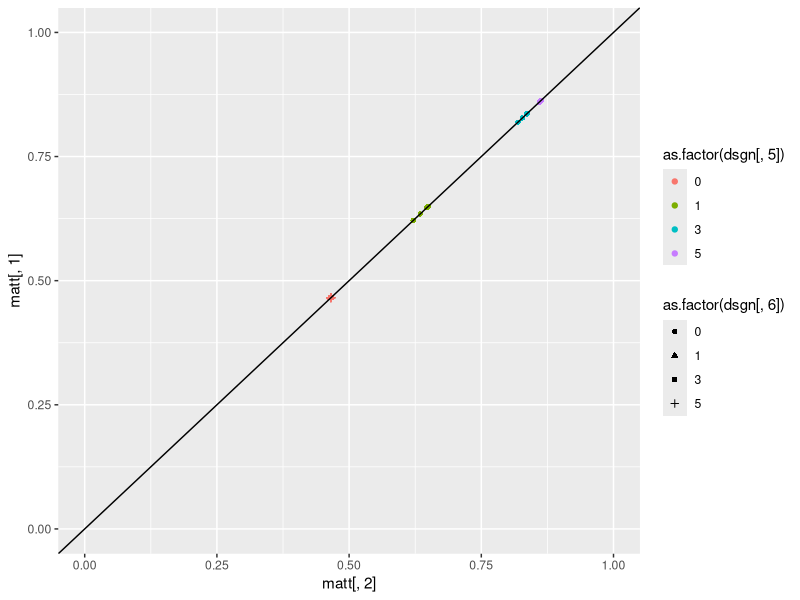
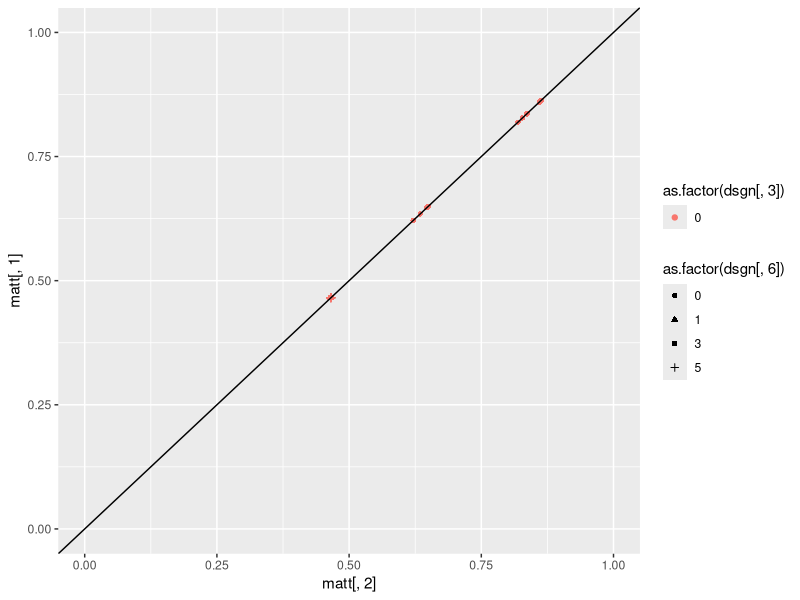

The R script that drew these images, in order: (Note: this script raises an error after producing the figures.)
####
# This code sets determines how different parameter settings influence diff= P(y2=1|X1=X2=1)-P(y2=1|X1=X2=0)
#
#

# 1 to be determined
# 2 no effect (good at zero)
# 3 must be zero
# 4 ==0.5 (high)
# 5 ==2    (high)
# 6 ==0    (zero)
# 7 ==0.5 (high)

######################################################################## Design of experiment
lvls <- list(NA)

fixlev<-c(0,0.5)  # levels for not interesting parameters
#seqlev<-round(seq(0,4,0.3333),3)  # levels for  interesting parameters
seqlev<-c(0,1,2) # levels for  interesting parameters

lvls[[1]] <- c(0)  # violation

lvls[[2]] <- c(0, 1, 3, 5)

lvls[[3]] <- c(0) 

lvls[[4]] <- c(0, 1, 3, 5) 

lvls[[5]] <- c(0, 1, 3, 5)

lvls[[6]] <-c(0, 1, 3, 5)

lvls[[7]] <- c(0) # violation

lvls[[8]] <- c(0)

lvls[[9]] <- c(0)

lvls[[10]] <- c(0)

lvls[[11]] <- c(0, 1,  2)

interceptc<-(0)  # intercept for C1 and C2
intercepty<-(-1)   # intercept for Y1 and Y2
intercepth<-(-1)  #intercept for H
interceptz<-0.5
interceptx<-0.5

### factorial design
dsgn <- as.matrix(expand.grid(lvls[[1]], lvls[[2]], lvls[[3]], lvls[[4]], lvls[[5]], lvls[[6]], lvls[[7]], lvls[[8]], lvls[[9]], lvls[[10]], lvls[[11]]))
dim(dsgn)
dim(dsgn)[1]

# only null
dsgn<-dsgn[dsgn[,5]==0|dsgn[,6]==0,]


i<-1
dsgn[i,]<-dsgn[dsgn[,5]==5& dsgn[,2]==5,][1,]
######################################################################## 
### CALCULATE TRUE VALUES OF diff
matt <- matrix(0, dim(dsgn)[1], 2)

for (i in c(1:dim(dsgn)[1])) {
truetheta11 <- 0
kk <- 1
individual <- matrix(0, 8, 8)

 myH<-0
 myZ<-0
 myX1<-1
 myX2<-1
    for (c2i in 0:1) {
        for (y1i in 0:1) {
            for (c1i in 0:1) {
                individual[kk, 1:3] <- c(y1i, c1i, c2i)
 
                # P(C1=1 or =0)
                pc1<-1/(1+exp(-(interceptc )))
                aa <- (as.numeric(c1i == 1) * (pc1) + as.numeric(c1i == 0) * (1-pc1))

                # P(Y1=1 or =0|C1,X1)
                py1<-1/(1+exp(-(intercepty + dsgn[i, 5]*c1i + dsgn[i, 3]*myX1 + dsgn[i, 8]*myH)))
                bb <- as.numeric(y1i == 1) * (py1) + as.numeric(y1i == 0) * (1 - py1)

                # P(C2=1 or =0|C1,X1)
                pc2<-(1/(1+exp(-(interceptc + dsgn[i, 4]*c1i + dsgn[i, 6]*myX1))))
                cc <- as.numeric(c2i == 1) * (pc2)  + as.numeric(c2i == 0)*(1-pc2)
                
                # P(Y2=1|C2,X2,Y1)
                dd <- (as.numeric(y1i == 1) * 1 + as.numeric(y1i == 0) * ( (1/(1+exp(-(intercepty+dsgn[i, 9]*myZ + dsgn[i, 5]*c2i + dsgn[i, 3]*myX2 + dsgn[i, 8]*myH)))) ))                

                individual[kk, 5:8] <- c(aa, bb, cc, dd)
		
                # Product
                individual[kk, 4] <- aa * bb * cc * dd
                truetheta11 <- truetheta11 + individual[kk, 4]   

                kk <- kk + 1
            }
        }
    }

    
    truetheta00<- 0
    kk <- 1
    individual <- matrix(0, 8, 8)
    myH<-0
    myZ<-0
    myX1<-0
    myX2<-0

    for (c2i in 0:1) {
        for (y1i in 0:1) {
            for (c1i in 0:1) {
                individual[kk, 1:3] <- c(y1i, c1i, c2i)
 
                # P(C1=1 or =0)
                pc1<-1/(1+exp(-(interceptc )))
                aa <- (as.numeric(c1i == 1) * (pc1) + as.numeric(c1i == 0) * (1-pc1))

                # P(Y1=1 or =0|C1,X1)
                py1<-1/(1+exp(-(intercepty + dsgn[i, 5]*c1i + dsgn[i, 3]*myX1 + dsgn[i, 8]*myH)))
                bb <- as.numeric(y1i == 1) * (py1) + as.numeric(y1i == 0) * (1 - py1)

                # P(C2=1 or =0|C1,X1)
                pc2<-(1/(1+exp(-(interceptc + dsgn[i, 4]*c1i + dsgn[i, 6]*myX1))))
                cc <- as.numeric(c2i == 1) * (pc2)  + as.numeric(c2i == 0)*(1-pc2)
                
                # P(Y2=1|C2,X2,Y1)
                dd <- (as.numeric(y1i == 1) * 1 + as.numeric(y1i == 0) * ( (1/(1+exp(-(intercepty+dsgn[i, 9]*myZ + dsgn[i, 5]*c2i + dsgn[i, 3]*myX2 + dsgn[i, 8]*myH)))) ))                

                individual[kk, 5:8] <- c(aa, bb, cc, dd)

                # Product
                individual[kk, 4] <- aa * bb * cc * dd
                truetheta00 <- truetheta00 + individual[kk, 4]
                
                kk <- kk + 1
            }
        }
    }
  
    matt[i, ] <- c(truetheta00, truetheta11)
    print(i/dim(dsgn)[1])
}
######################################################################## 

library(ggplot2)
# Marginal probabilities of y2:
colMeans(matt)

diff_theta<-round(matt[,2]-matt[,1],5)
summary(diff_theta)

plot1<-qplot(matt[,2],matt[,1],  color=as.factor(dsgn[,5]), shape=as.factor(dsgn[,6]), ylim=c(0,1), xlim=c(0,1))+geom_abline(slope=1,intercept=0)
plot2<-qplot(matt[,2],matt[,1],  color=as.factor(dsgn[,3]), shape=as.factor(dsgn[,6]), ylim=c(0,1), xlim=c(0,1))+geom_abline(slope=1,intercept=0)
grid.arrange(plot1, plot2, ncol=1)

# Plots of interest:

#Theta3 has noticiable effect
qplot(dsgn[,3]+(dsgn[,6])/20, diff_theta,  color=as.factor(dsgn[,5]), shape=as.factor(dsgn[,4]))

# Theta5 and Theta6 also have effect
qplot(dsgn[,5]+(dsgn[,6])/20, diff_theta,  color=as.factor(dsgn[,3]), shape=as.factor(dsgn[,4]))
qplot(dsgn[,6]+(dsgn[,5])/20, diff_theta,  color=as.factor(dsgn[,3]), shape=as.factor(dsgn[,4]))

######################################################################
mod1<-glm(diff_theta~dsgn[,c(1:7,11)] + .*.*.,data=data.frame(dsgn[,c(1:7,11)]), family="binomial")
summary(mod1)
summary(mod1)$coefficients[summary(mod1)$coefficients[,4]<0.99,]



######################################################################## 
# SIMULATIONS STUDY
######################################################################## 
ppp <- 1
est <- matrix(0, dim(dsgn)[1], 2)
kkk <- 1
result <- matrix(0, dim(dsgn)[1], 2)
numsim <- 1000  ### number of datasets generated under each scenario
Bayesresult <- matrix(0, dim(dsgn)[1] * numsim, 8)
n <- 200  ### size of each dataset
#set.seed(13)  ### for reproducibility
seedlist <- sample(1:250000, size = numsim)

######################################################################## 
simdatasum<-matrix(0,dim(dsgn)[1],8)
colnames(simdatasum)<-c( "H",     "Z",    "C1",    "X1",    "C2",    "Y1",    "X2",    "Y2") 
for (i in c(1:dim(dsgn)[1])) {
    ### loop over datasets
    for (j in 1:numsim) {
        print(c(i, j))
print(        kkk/(dim(dsgn)[1] * numsim))
#        set.seed(seedlist[j])


	    H <- rbinom(n, size = 1, prob = (1/(1+exp(-(intercepth)))) )
        Z  <- rbinom(n, 1, (1/(1+exp(-(interceptz + dsgn[i, 10]*H)))) )
        C1 <- rbinom(n, size = 1, prob = (1/(1+exp(-(interceptc)))) )
        X1<- rbinom(n, 1, (1/(1+exp(-(interceptx + dsgn[i, 1]*C1 + dsgn[i, 2]*H)))) ) 
        C2 <-rbinom(n, 1, (1/(1+exp(-(interceptc + dsgn[i, 4]*C1 + dsgn[i, 6]*X1)))) )         
        Y1 <-rbinom(n, 1, (1/(1+exp(-(intercepty + dsgn[i, 5]*C1 + dsgn[i, 3]*X1 + dsgn[i, 8]*H)))) ) 
        X2 <-rbinom(n, 1, (1/(1+exp(-(interceptx + dsgn[i, 1]*C2  + dsgn[i, 2]*H + dsgn[i, 7]*Y1 + dsgn[i, 9]*Z + dsgn[i, 11]*X1)))) )
        Y2 <- rep(1, n)  
        Y2[Y1 == 0]<-rbinom(length(Y2[Y1 == 0]), 1, (1/(1+exp(-(intercepty + dsgn[i, 9]*Z + dsgn[i, 5]*C2 + dsgn[i, 3]*X2 + dsgn[i, 8]*H)))) )     
 
        simdata <- data.frame(H,Z,C1,X1,C2,Y1,X2,Y2)
		simdatasum[i,]<-colMeans(simdata)
        print(colMeans(simdata))
             
####################################################################### 
# ## BAYESIAN APPROACH:  WITHOUT Y1, WITHOUT H (uniform priors):
        
        C1probB <- function( c1, nm = 10) {
            ss <- sum(simdata$C1)
            nn <- length(simdata$C1)
            pp <- (rbeta(nm, (ss + 1), (nn - ss + 1)))
            if (c1 == 0) { return(1 - as.numeric(pp)) }
            if (c1 == 1) { return(as.numeric(pp))}}
C1probB_1<-C1probB(1)
C1probB_0<-C1probB(0)
        
        C2probB <- function(c2, c1, x1, nm = 10) {
            ss <- sum(simdata$C2[ simdata$C1 == c1 & simdata$X1 == x1])
            nn <- length(simdata$C2[ simdata$C1 == c1 & simdata$X1 == x1])
            pp <- (rbeta(nm, (ss + 1), (nn - ss + 1)))
            if (c2 == 0) { return(1 - as.numeric(pp)) }
            if (c2 == 1) { return(as.numeric(pp))}}
C2probB_11x1<-C2probB(1,1,1)
C2probB_11x0<-C2probB(1,1,0)
C2probB_10x1<-C2probB(1,0,1)
C2probB_10x0<-C2probB(1,0,0)
C2probB_01x1<-C2probB(0,1,1)
C2probB_01x0<-C2probB(0,1,0)
C2probB_00x1<-C2probB(0,0,1)
C2probB_00x0<-C2probB(0,0,0)

        Y2probB <- function( y2, c1, c2, x1, x2, nm = 1) {
            ss <- sum(simdata$Y2[ simdata$C2 == c2 & simdata$X2 == x2 & simdata$C1 == c1 & simdata$X1 == x1])
            nn <- length(simdata$Y2[ simdata$C2 == c2 & simdata$X2 == x2 & simdata$C1 == c1 & simdata$X1 == x1])
            pp <- (rbeta(nm, (ss + 1), (nn - ss + 1)))
            if (y2 == 0) { return(1 - as.numeric(pp))}
            if (y2 == 1) {return(as.numeric(pp)) } }
Y2probB_111_x11<-Y2probB( 1, 1, 1, 1, 1)
        
        nB <- 200
        sumtheta11B <- 0
        sumtheta00B <- 0
        for (c2i in 0:1) {
            for (c1i in 0:1) {
                  
                  sumtheta11B <- sumtheta11B + C1probB( c1 = c1i, nm = nB) * 
                  C2probB(   c2 = c2i, c1 = c1i, x1 = 1, nm = nB) * 
                  Y2probB( y2 = 1, c1 = c1i, c2 = c2i, x1 = 1,  x2 = 1, nm = nB)
                  
                  sumtheta00B <- sumtheta00B + C1probB( c1 = c1i, nm = nB) * C2probB( 
                    c2 = c2i, c1 = c1i, x1 = 0, nm = nB) * Y2probB( y2 = 1, c1 = c1i, c2 = c2i, x1 = 0, 
                    x2 = 0, nm = nB)
                  
                }
            }

        
        sumtheta00Bvec_wY1_wH <- sumtheta00B
        sumtheta11Bvec_wY1_wH <- sumtheta11B

# ################################################################
# ## BAYESIAN APPROACH WITH Y1, WITHOUT H (uniform priors):

C1probB<-function(c1,nm=1){
	ss<-sum(simdata$C1)
	nn<-length(simdata$C1)
	pp<-(rbeta(nm,(ss+1),(nn-ss+1)))
	if(c1==0){return(1-as.numeric(pp))}
	if(c1==1){return(as.numeric(pp))}}

Y1probB<-function(y1,c1,x1,nm=1){
	ss<-sum(simdata$Y1[simdata$X1==x1 & simdata$C1==c1])
	nn<-length(simdata$Y1[simdata$X1==x1 & simdata$C1==c1])
	pp<-(rbeta(nm,(ss+1),(nn-ss+1)))
	if(y1==0){return(1-as.numeric(pp))}
	if(y1==1){return(as.numeric(pp))}}

C2probB<-function(c2,c1,x1,nm=1){
	ss<-sum(simdata$C2[simdata$C1==c1 & simdata$X1==x1])
	nn<-length(simdata$C2[simdata$C1==c1 & simdata$X1==x1])
	pp<-(rbeta(nm,(ss+1),(nn-ss+1)))
	if(c2==0){return(1-as.numeric(pp))}
	if(c2==1){return(as.numeric(pp))}}

Y2probB<-function(y2,c2,x2,y1,nm=1){
	ss<-sum(simdata$Y2[simdata$C2==c2 & simdata$X2==x2 & simdata$Y1==y1])
	nn<-length(simdata$Y2[simdata$C2==c2 & simdata$X2==x2 & simdata$Y1==y1])
	pp<-(rbeta(nm,(ss+1),(nn-ss+1)))
	if(y2==0){return(1-as.numeric(pp))}
	if(y2==1){return(as.numeric(pp))}}

nB<-200
# Integrate over the values of C1 and C2: Prob(Y2=1 | X1=1 and X2=1)
sumtheta11B<-0
sumtheta00B<-0
for(c2i in 0:1){
for(y1i in 0:1){
for(c1i in 0:1){
sumtheta11B<-sumtheta11B+
C1probB(c1=c1i,nm=nB)*
Y1probB(y1=y1i,c1=c1i,x1=1,nm=nB)*
C2probB(c2=c2i,c1=c1i,x1=1,nm=nB)*
Y2probB(y2=1,c2=c2i,x2=1,y1=y1i,nm=nB)

sumtheta00B<-sumtheta00B +
C1probB(c1=c1i,nm=nB)*
Y1probB(y1=y1i,c1=c1i,x1=0,nm=nB)*
C2probB(c2=c2i,c1=c1i,x1=0,nm=nB)*
Y2probB(y2=1,c2=c2i,x2=0,y1=y1i,nm=nB)
}}}

        sumtheta00Bvec_Y1_wH <- sumtheta00B
        sumtheta11Bvec_Y1_wH <- sumtheta11B


######################################################################## 
# ## BAYESIAN APPROACH WITHOUT Y1 WITH H  (uniform priors):
        HprobB <- function(h, nm = 1) {
            ss <- sum(simdata$H)
            nn <- length(simdata$H)
            pp <- (rbeta(nm, (ss + 1), (nn - ss + 1)))
            if (h == 0) { return(1 - as.numeric(pp)) }
            if (h == 1) {  return(as.numeric(pp))}}
           
        C1probB <- function(h, c1, nm = 1) {
            ss <- sum(simdata$C1[simdata$H == h])
            nn <- length(simdata$C1[simdata$H == h])
            pp <- (rbeta(nm, (ss + 1), (nn - ss + 1)))
            if (c1 == 0) {return(1 - as.numeric(pp))}
            if (c1 == 1) {return(as.numeric(pp))}}
        
        C2probB <- function(h, c2, c1, x1, nm = 1) {
            ss <- sum(simdata$C2[simdata$H == h & simdata$C1 == c1 & simdata$X1 == x1])
            nn <- length(simdata$C2[simdata$H == h & simdata$C1 == c1 & simdata$X1 == x1])
            pp <- (rbeta(nm, (ss + 1), (nn - ss + 1)))
            if (c2 == 0) {return(1 - as.numeric(pp))}
            if (c2 == 1) {return(as.numeric(pp))} }
        
        Y2probB <- function(h, y2, c1, c2, x1, x2, nm = 1) {
            ss <- sum(simdata$Y2[simdata$H == h & simdata$C2 == c2 & simdata$X2 == x2 & simdata$C1 == c1 & simdata$X1 == x1])
            nn <- length(simdata$Y2[simdata$H == h & simdata$C2 == c2 & simdata$X2 == x2 & simdata$C1 == c1 & simdata$X1 == x1])
            pp <- (rbeta(nm, (ss + 1), (nn - ss + 1)))
            if (y2 == 0) {return(1 - as.numeric(pp))}
            if (y2 == 1) {return(as.numeric(pp))}}
        
 
 sumtheta11B <- rep(0,200)
  sumtheta00B <- rep(0,200)
        for(hh in 1:200){
        nB <- 1
        sumtheta11B[hh] <- 0
        sumtheta00B[hh] <- 0
        for (c2i in 0:1) {
            for (c1i in 0:1) {
                for (hi in 0:1) {
                  
                  
                  print(apply(cbind(c(HprobB(h = hi, nB) , C1probB(h = hi, c1 = c1i, nm = nB) ,
                  C2probB(h = hi,   c2 = c2i, c1 = c1i, x1 = 1, nm = nB) , 
                  Y2probB(h = hi, y2 = 1, c1 = c1i, c2 = c2i, x1 = 1,  x2 = 1, nm = nB))),2,mean))
                 
                  sumtheta11B[hh] <- sumtheta11B[hh] + HprobB(h = hi, nB) * C1probB(h = hi, c1 = c1i, nm = nB) * 
                  C2probB(h = hi,   c2 = c2i, c1 = c1i, x1 = 1, nm = nB) * 
                  Y2probB(h = hi, y2 = 1, c1 = c1i, c2 = c2i, x1 = 1,  x2 = 1, nm = nB)
                  
                  sumtheta00B[hh] <- sumtheta00B[hh] + HprobB(h = hi, nB) * C1probB(h = hi, c1 = c1i, nm = nB) * C2probB(h = hi, 
                    c2 = c2i, c1 = c1i, x1 = 0, nm = nB) * Y2probB(h = hi, y2 = 1, c1 = c1i, c2 = c2i, x1 = 0, 
                    x2 = 0, nm = nB)
                  
                }
            }
        }
        }
        sumtheta00Bvec_wY1_H <- sumtheta00B
        sumtheta11Bvec_wY1_H <- sumtheta11B


1 - mean((sumtheta11B - sumtheta00B) > 0)
summary(glm(Y2~X2+X1+H+C1+C2,data=simdata, family='binomial'))
# ################################################################
# ## BAYESIAN APPROACH WITH Y1 WITH H (uniform priors):
     HprobB <- function(h, nm = 1) {
            ss <- sum(simdata$H)
            nn <- length(simdata$H)
            pp <- (rbeta(nm, (ss + 1), (nn - ss + 1)))
            if (h == 0) {return(1 - as.numeric(pp))}
            if (h == 1) {return(as.numeric(pp))}}
        
      C1probB <- function(h, c1, nm = 1) {
            ss <- sum(simdata$C1[simdata$H == h])
            nn <- length(simdata$C1[simdata$H == h])
            pp <- (rbeta(nm, (ss + 1), (nn - ss + 1)))
            if (c1 == 0) {return(1 - as.numeric(pp))}
            if (c1 == 1) {return(as.numeric(pp))}}

	 Y1probB<-function(h, y1,c1,x1,nm=1){
			ss<-sum(simdata$Y1[simdata$H == h & simdata$X1==x1 & simdata$C1==c1])
			nn<-length(simdata$Y1[simdata$H == h & simdata$X1==x1 & simdata$C1==c1])
			pp<-(rbeta(nm,(ss+1),(nn-ss+1)))
			if(y1==0){return(1-as.numeric(pp))}
			if(y1==1){return(as.numeric(pp))}}

    C2probB <- function(h, c2, c1, x1, nm = 1) {
            ss <- sum(simdata$C2[simdata$H == h & simdata$C1 == c1 & simdata$X1 == x1])
            nn <- length(simdata$C2[simdata$H == h & simdata$C1 == c1 & simdata$X1 == x1])
            pp <- (rbeta(nm, (ss + 1), (nn - ss + 1)))
            if (c2 == 0) {return(1 - as.numeric(pp))}
            if (c2 == 1) {return(as.numeric(pp))}}

	Y2probB<-function(h, y2,c2,x2,y1,nm=1){
			ss<-sum(simdata$Y2[simdata$H == h & simdata$C2==c2 & simdata$X2==x2 & simdata$Y1==y1])
			nn<-length(simdata$Y2[simdata$H == h & simdata$C2==c2 & simdata$X2==x2 & simdata$Y1==y1])
			pp<-(rbeta(nm,(ss+1),(nn-ss+1)))
			if(y2==0){return(1-as.numeric(pp))}
			if(y2==1){return(as.numeric(pp))}}

nB<-200
# Integrate over the values of C1 and C2: Prob(Y2=1 | X1=1 and X2=1)
sumtheta11B<-0
sumtheta00B<-0
for(c2i in 0:1){
for(y1i in 0:1){
for(c1i in 0:1){
	                for (hi in 0:1) {
sumtheta11B<-sumtheta11B+C1probB(h= hi , c1=c1i,nm=nB)*Y1probB(h= hi, y1=y1i,c1=c1i,x1=1,nm=nB)*C2probB(h= hi, c2=c2i,c1=c1i,x1=1,nm=nB)*Y2probB(h=hi, y2=1,c2=c2i,x2=1,y1=y1i,nm=nB)
sumtheta00B<-sumtheta00B +C1probB(h=hi,c1=c1i,nm=nB)*Y1probB(h=hi,y1=y1i,c1=c1i,x1=0,nm=nB)*C2probB(h=hi,c2=c2i,c1=c1i,x1=0,nm=nB)*Y2probB(h=hi,y2=1,c2=c2i,x2=0,y1=y1i,nm=nB)
}}}}

        sumtheta00Bvec_Y1_H <- sumtheta00B
        sumtheta11Bvec_Y1_H <- sumtheta11B

##################################
##################################
##################################


#one-sided p-values:
        Bpval_Y1_H <- 1 - mean((sumtheta11Bvec_Y1_H - sumtheta00Bvec_Y1_H) > 0)
        Bpval_wY1_H <- 1 - mean((sumtheta11Bvec_wY1_H - sumtheta00Bvec_wY1_H) > 0)
        Bpval_Y1_wH <- 1 - mean((sumtheta11Bvec_Y1_wH - sumtheta00Bvec_Y1_wH) > 0)
		Bpval_wY1_wH <- 1 - mean((sumtheta11Bvec_wY1_wH - sumtheta00Bvec_wY1_wH) > 0)

        Hpval <- (1-pnorm((summary(glm(Y2 ~ H, data = simdata, family = "binomial"))$coefficients[2, 3])))

        Bayesresult[kkk, ] <- c(i, j, diff_theta[i], Bpval_Y1_H, Bpval_wY1_H, Bpval_Y1_wH, Bpval_wY1_wH, Hpval)
        kkk <- kkk + 1
    }
}

######################################################################## 


alpha<-0.1
AA <- Bayesresult
Bayesresult <- AA

colnames(Bayesresult)<-c("i","j","diff_theta","with Y1 with H","without Y1 with H","with Y1 without H","without Y1 without H", "IV")
power <- matrix(0, dim(dsgn)[1], 7)
for (i in (dim(dsgn)[1]:1)) {
    power[i, ] <- c(i, 
    mean(Bayesresult[Bayesresult[, 1] == i, ][, 3]), 
    mean(Bayesresult[Bayesresult[, 1] == i, ][, 4] <= alpha), 
    mean(Bayesresult[Bayesresult[, 1] == i, ][, 5] <= alpha), 
    mean(Bayesresult[Bayesresult[,1] == i, ][, 6] <= alpha), 
    mean(Bayesresult[Bayesresult[,1] == i, ][, 7] <= alpha), 
    mean(Bayesresult[Bayesresult[,1] == i, ][, 8] <= alpha))
}

colnames(power)<-c("i","diff_theta","with Y1 with H","without Y1 with H","with Y1 without H","without Y1 without H", "IV")

require(gridExtra)
plot1 <- qplot(diff_theta,    power[, 5], col = as.factor(dsgn[, 3]), shape=as.factor(dsgn[, 5]), ylim=c(0,1))+geom_abline(slope=0,intercept=alpha)+  ggtitle(paste(colnames(power)[5]))
plot2 <- qplot(diff_theta,    power[, 6], col = as.factor(dsgn[, 2]), shape=as.factor(dsgn[, 3]), ylim=c(0,1))+geom_abline(slope=0,intercept=alpha)+ ggtitle(paste(colnames(power)[6]))
grid.arrange(plot1, plot2, ncol=1) 

nullpower<-power[diff_theta==0,]

require(gridExtra)
plot1 <- qplot((dsgn[, 5][diff_theta==0]),    nullpower[, 3], col = as.factor(dsgn[, 2][diff_theta==0]), shape=as.factor(dsgn[, 6][diff_theta==0]), ylim=c(0,0.5))+geom_abline(slope=0,intercept=alpha)+  geom_jitter(width = 0.2, height = 0)+ggtitle(paste(colnames(power)[3]))
plot2 <- qplot((dsgn[, 5][diff_theta==0]),    nullpower[, 4], col = as.factor(dsgn[, 2][diff_theta==0]), shape=as.factor(dsgn[, 6][diff_theta==0]), ylim=c(0,0.5))+geom_abline(slope=0,intercept=alpha)+  geom_jitter(width = 0.2, height = 0)+ggtitle(paste(colnames(power)[4]))
grid.arrange(plot1, plot2, ncol=1)


require(gridExtra)
plot1 <- qplot((dsgn[, 5][diff_theta==0]),    nullpower[, 5], col = as.factor(dsgn[, 2][diff_theta==0]), shape=as.factor(dsgn[, 6][diff_theta==0]), ylim=c(0,0.5))+geom_abline(slope=0,intercept=alpha)+  geom_jitter(width = 0.2, height = 0)+ggtitle(paste(colnames(power)[5]))
plot2 <- qplot((dsgn[, 5][diff_theta==0]),    nullpower[, 6], col = as.factor(dsgn[, 2][diff_theta==0]), shape=as.factor(dsgn[, 6][diff_theta==0]), ylim=c(0,0.5))+geom_abline(slope=0,intercept=alpha)+  geom_jitter(width = 0.2, height = 0)+ggtitle(paste(colnames(power)[6]))
grid.arrange(plot1, plot2, ncol=1)
